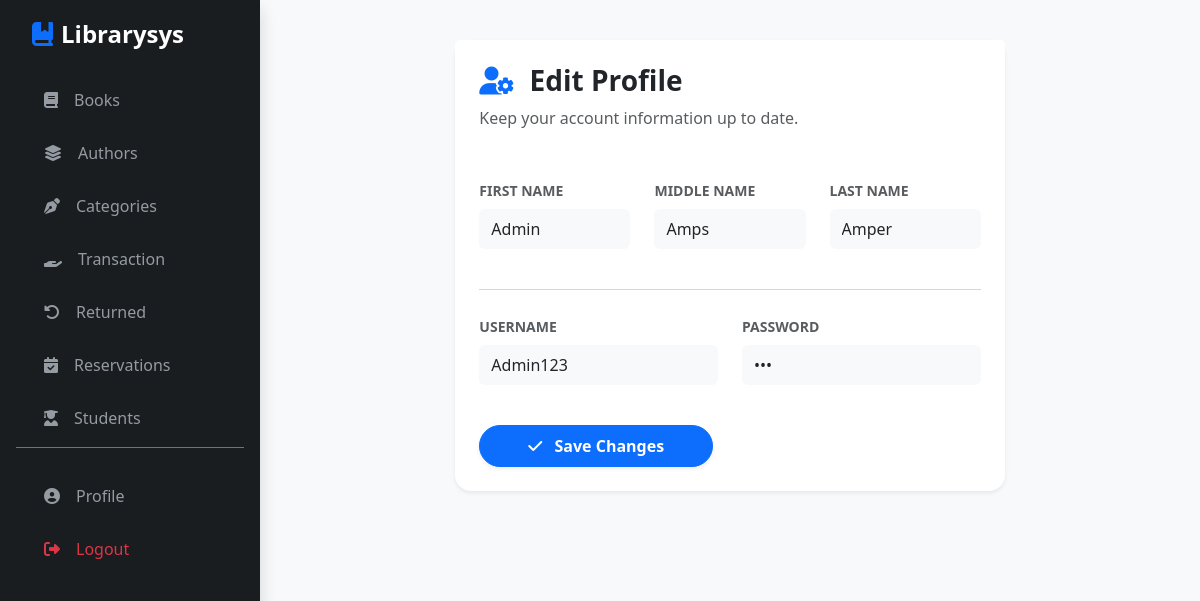
Screenshot of /index.php?page=profile (signed in) with the database file from the repository.
### tables this page shows
CREATE TABLE `tbl_user` (
  `user_id` int(50) NOT NULL,
  `username` varchar(50) NOT NULL,
  `password` varchar(255) NOT NULL,
  `first_name` varchar(50) NOT NULL,
  `last_name` varchar(50) NOT NULL,
  `middle_name` varchar(50) NOT NULL
);

### modules/profile.php (the view, shortened to what this page needs)
<?php
$user_id = $_SESSION['user_id'];
$res = $conn->query("SELECT * FROM tbl_user WHERE user_id = '$user_id'");
$data = $res->fetch_assoc();
?>
<div class="container-fluid">
    <div class="row justify-content-center">
        <div class="col-md-8">
            <div class="card border-0 shadow-sm rounded-4">
                <div class="card-header bg-white border-0 pt-4 px-4">
                    <h3 class="fw-bold text-dark"><i class="fa-solid fa-user-gear me-2 text-primary"></i> Edit Profile</h3>
                    <p class="text-muted">Keep your account information up to date.</p>
                </div>
                <div class="card-body p-4">
                    <form method="POST">
                        <div class="row">
                            <div class="col-md-4 mb-3">
                                <label class="form-label small fw-bold text-muted text-uppercase">First Name</label>
                                <input type="text" name="first_name" class="form-control bg-light border-0 py-2" value="<?php echo $data['first_name']; ?>" required>
                            </div>
                            <div class="col-md-4 mb-3">
                                <label class="form-label small fw-bold text-muted text-uppercase">Middle Name</label>
                                <input type="text" name="middle_name" class="form-control bg-light border-0 py-2" value="<?php echo $data['middle_name']; ?>">
                            </div>
                            <div class="col-md-4 mb-3">
                                <label class="form-label small fw-bold text-muted text-uppercase">Last Name</label>
                                <input type="text" name="last_name" class="form-control bg-light border-0 py-2" value="<?php echo $data['last_name']; ?>" required>
                            </div>
                        </div>
                        <hr class="my-4 text-muted">
                        <div class="row">
                            <div class="col-md-6 mb-3">
                                <label class="form-label small fw-bold text-muted text-uppercase">Username</label>
                                <input type="text" name="username" class="form-control bg-light border-0 py-2" value="<?php echo $data['username']; ?>" required>
                            </div>
                            <div class="col-md-6 mb-3">
                                <label class="form-label small fw-bold text-muted text-uppercase">Password</label>
                                <input type="password" name="password" class="form-control bg-light border-0 py-2" value="<?php echo $data['password']; ?>" required>
                            </div>
                        </div>
                        <div class="mt-4">
                            <button type="submit" name="btn_update_profile" class="btn btn-primary px-5 py-2 rounded-pill shadow-sm fw-bold">
                                <i class="fa-solid fa-check me-2"></i> Save Changes
                            </button>
                        </div>
                    </form>
                </div>
            </div>
        </div>
    </div>
</div>

### index.php (style rules this page uses)
:root { --sidebar-bg: #1a1d20; --sidebar-hover: #2c3136; --accent-blue: #0d6efd; --bg-light: #f8f9fa; }
body { background-color: var(--bg-light); overflow-x: hidden; }

### rows the page displays
tbl_user: first_name "Admin", middle_name "Amps", last_name "Amper", username "Admin123"
